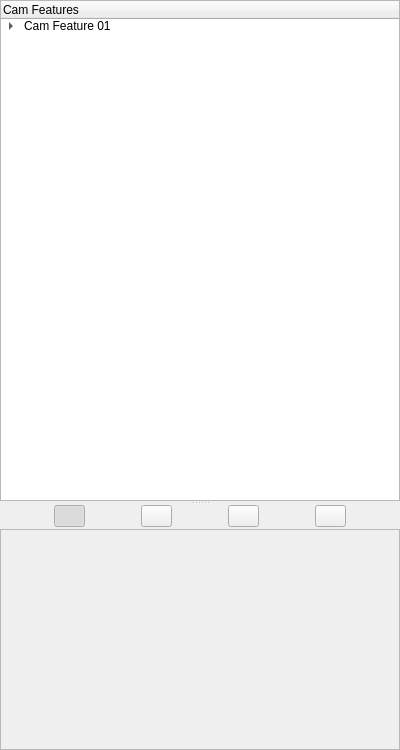
<?xml version="1.0" encoding="UTF-8"?>
<ui version="4.0">
 <class>CamSettingsDockWindow</class>
 <widget class="QWidget" name="CamSettingsDockWindow">
  <property name="geometry">
   <rect>
    <x>0</x>
    <y>0</y>
    <width>400</width>
    <height>750</height>
   </rect>
  </property>
  <property name="windowTitle">
   <string>Form</string>
  </property>
  <layout class="QGridLayout" name="gridLayout">
   <property name="margin">
    <number>0</number>
   </property>
   <property name="spacing">
    <number>0</number>
   </property>
   <item row="0" column="0">
    <widget class="QSplitter" name="CamSettingsSplitter">
     <property name="orientation">
      <enum>Qt::Vertical</enum>
     </property>
     <widget class="QTreeWidget" name="CamFeatureTree">
      <column>
       <property name="text">
        <string>Cam Features</string>
       </property>
      </column>
      <item>
       <property name="text">
        <string>Cam Feature 01</string>
       </property>
       <property name="icon">
        <iconset resource="Resources/Cam.qrc">
         <normaloff>:/icons/cam.png</normaloff>:/icons/cam.png</iconset>
       </property>
       <item>
        <property name="text">
         <string>Rough</string>
        </property>
        <property name="icon">
         <iconset>
          <normaloff>../../../../../../QTCreator/FreeCAD-UI/gear.png</normaloff>../../../../../../QTCreator/FreeCAD-UI/gear.png</iconset>
        </property>
        <item>
         <property name="text">
          <string>ToolPath 01</string>
         </property>
         <property name="icon">
          <iconset resource="Resources/Cam.qrc">
           <normaloff>:/icons/tp.png</normaloff>:/icons/tp.png</iconset>
         </property>
        </item>
       </item>
       <item>
        <property name="text">
         <string>Contour</string>
        </property>
        <property name="icon">
         <iconset>
          <normaloff>../../../../../../QTCreator/FreeCAD-UI/gear.png</normaloff>../../../../../../QTCreator/FreeCAD-UI/gear.png</iconset>
        </property>
       </item>
       <item>
        <property name="text">
         <string>Pocket</string>
        </property>
        <property name="icon">
         <iconset>
          <normaloff>../../../../../../QTCreator/FreeCAD-UI/gear.png</normaloff>../../../../../../QTCreator/FreeCAD-UI/gear.png</iconset>
        </property>
       </item>
      </item>
     </widget>
     <widget class="QWidget" name="SettingsArea" native="true">
      <layout class="QVBoxLayout" name="verticalLayout_2">
       <property name="spacing">
        <number>2</number>
       </property>
       <property name="margin">
        <number>0</number>
       </property>
       <item>
        <layout class="QHBoxLayout" name="FeatureButtons">
         <item>
          <widget class="QPushButton" name="FeatureEnableButton">
           <property name="maximumSize">
            <size>
             <width>31</width>
             <height>31</height>
            </size>
           </property>
           <property name="toolTip">
            <string>Enable/Disable the selected feature</string>
           </property>
           <property name="text">
            <string notr="true"/>
           </property>
           <property name="icon">
            <iconset resource="Resources/Cam.qrc">
             <normaloff>:/icons/cross.png</normaloff>
             <normalon>:/icons/tick.png</normalon>:/icons/cross.png</iconset>
           </property>
           <property name="checkable">
            <bool>true</bool>
           </property>
           <property name="checked">
            <bool>true</bool>
           </property>
          </widget>
         </item>
         <item>
          <widget class="QPushButton" name="RunTPGButton">
           <property name="maximumSize">
            <size>
             <width>31</width>
             <height>31</height>
            </size>
           </property>
           <property name="toolTip">
            <string>Execute selected TPG(s)</string>
           </property>
           <property name="text">
            <string/>
           </property>
           <property name="icon">
            <iconset resource="Resources/Cam.qrc">
             <normaloff>:/icons/run.png</normaloff>:/icons/run.png</iconset>
           </property>
          </widget>
         </item>
         <item>
          <widget class="QPushButton" name="PostProcessButton">
           <property name="maximumSize">
            <size>
             <width>31</width>
             <height>31</height>
            </size>
           </property>
           <property name="toolTip">
            <string>Post-process the selected tool-path(s)</string>
           </property>
           <property name="text">
            <string/>
           </property>
           <property name="icon">
            <iconset resource="Resources/Cam.qrc">
             <normaloff>:/icons/diverge.png</normaloff>:/icons/diverge.png</iconset>
           </property>
          </widget>
         </item>
         <item>
          <widget class="QPushButton" name="ExportGCodeButton">
           <property name="maximumSize">
            <size>
             <width>31</width>
             <height>31</height>
            </size>
           </property>
           <property name="toolTip">
            <string>Export the selected GCode program(s) to file ...</string>
           </property>
           <property name="text">
            <string/>
           </property>
           <property name="icon">
            <iconset resource="Resources/Cam.qrc">
             <normaloff>:/icons/export.png</normaloff>:/icons/export.png</iconset>
           </property>
          </widget>
         </item>
        </layout>
       </item>
       <item>
        <widget class="QScrollArea" name="SettingsScroll">
         <property name="widgetResizable">
          <bool>true</bool>
         </property>
         <widget class="QWidget" name="SettingsWidget">
          <property name="geometry">
           <rect>
            <x>0</x>
            <y>0</y>
            <width>398</width>
            <height>82</height>
           </rect>
          </property>
          <layout class="QVBoxLayout" name="verticalLayout"/>
         </widget>
        </widget>
       </item>
      </layout>
     </widget>
    </widget>
   </item>
  </layout>
 </widget>
 <resources>
  <include location="Resources/Cam.qrc"/>
 </resources>
 <connections/>
</ui>
